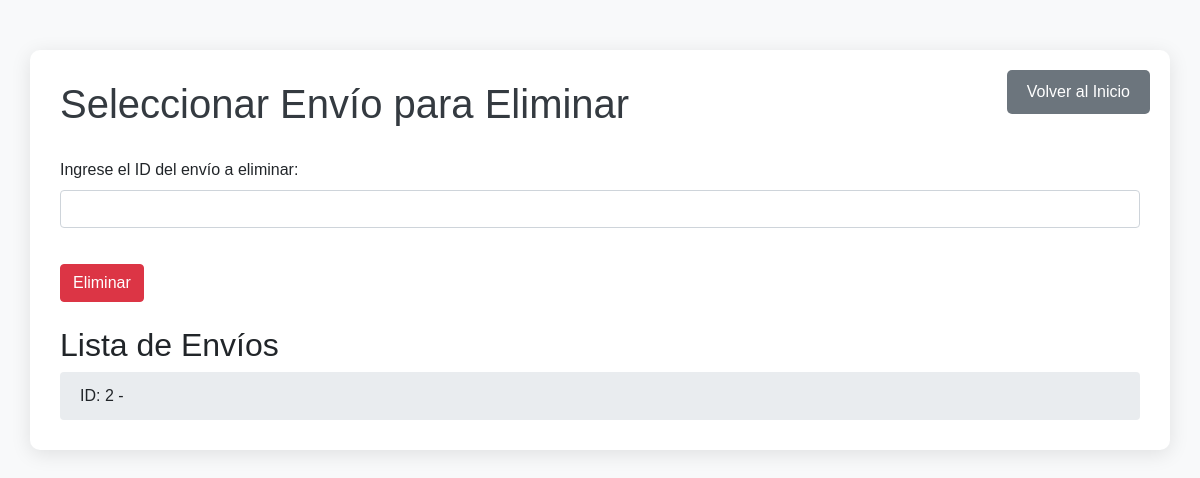
Page /eliminar/ on the earlier database version.
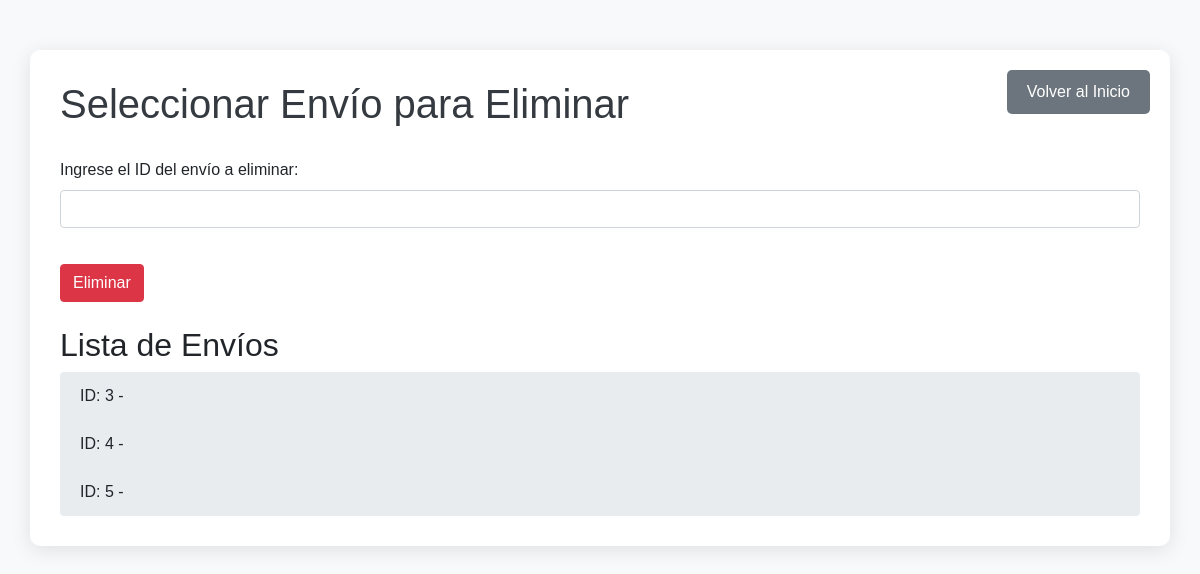
Same page on the later database version.
### moniweb/models.py (models this page shows, shortened)
class Envio(models.Model):
    id = models.AutoField(primary_key=True)  # Autoincremental
    fecha_envio = models.DateField()
    fecha_entrega = models.DateField()
    estado_envio = models.CharField(max_length=50)
    numero_guia = models.CharField(max_length=255, default=1)
    id_factura = models.ForeignKey(Factura, on_delete=models.CASCADE, default=1)

### moniweb/views.py (the view, shortened to what this page needs)
# urls.py: path('eliminar/', SeleccionarEliminarEnvioView.as_view(), name='seleccionar_eliminar_envio'),
class SeleccionarEliminarEnvioView(View):
     def get(self, request):
        envios = Envio.objects.all()  # Obtener todos los envíos
        return render(request, 'seleccionar_eliminar_envio.html', {'envios': envios})

### moniweb/templates/seleccionar_eliminar_envio.html (shortened to what this page needs)
<!DOCTYPE html>
<html lang="es">
<head>
    <link rel="stylesheet" href="https://stackpath.bootstrapcdn.com/bootstrap/4.5.2/css/bootstrap.min.css">
</head>
<body>
    <div class="container">
        <a href="{% url 'menu' %}" class="btn-regresar">Volver al Inicio</a>
        <h1>Seleccionar Envío para Eliminar</h1>
        <form method="post" class="mb-4">
            <div class="form-group">
                <label for="envio_id">Ingrese el ID del envío a eliminar:</label>
                <input type="number" name="envio_id" id="envio_id" class="form-control" required>
            </div>
            <button type="submit" class="btn btn-danger">Eliminar</button>
        </form>
        <h2>Lista de Envíos</h2>
        <ul class="list-group">
            {% for envio in envios %}
                <li class="list-group-item">ID: {{ envio.id }} - {{ envio.descripcion }}</li>
            {% empty %}
                <li class="list-group-item text-center">No hay envíos disponibles.</li>
            {% endfor %}
        </ul>
    </div>
</body>
</html>

Differences in the rows shown:
removed Envio: id "2"
added Envio: id "3"
added Envio: id "4"
added Envio: id "5"
